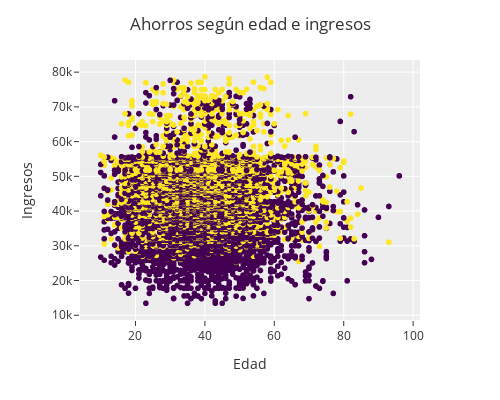

Source (notebook cell):
### Markdown cell above
##### **1.4. Gráfico de ahorro según edad e ingresos**

### Code cell
fig = px.scatter(df_known_behaviors, x="age", y="income", color="Savings", color_continuous_scale="Viridis")
fig.update_layout(
    coloraxis_showscale=False,
    title="Ahorros según edad e ingresos",
    autosize=False,
    width=500,
    height=400,
    xaxis_title="Edad",
    yaxis_title="Ingresos",
    template="ggplot2",
)
fig.show()

### Figure 1 — Plotly figure (JSON) as saved in the notebook; plotly's stock layout.template omitted (floating-point values rounded to 4 significant figures; data arrays with more than 128 entries replaced by an {"elided": "..."} marker saying what was removed)
{"data": [{"hovertemplate": "age=%{x}<br>income=%{y}<br>Savings=%{marker.color}<extra></extra>", "legendgroup": "", "marker": {"color": {"elided": "11023 int values"}, "coloraxis": "coloraxis", "symbol": "circle"}, "mode": "markers", "name": "", "showlegend": false, "type": "scattergl", "x": {"elided": "11023 int values"}, "xaxis": "x", "y": {"elided": "11023 int values"}, "yaxis": "y"}], "layout": {"autosize": false, "coloraxis": {"colorbar": {"title": {"text": "Savings"}}, "colorscale": [[0, "#440154"], [0.1111, "#482878"], [0.2222, "#3e4989"], [0.3333, "#31688e"], [0.4444, "#26828e"], [0.5556, "#1f9e89"], [0.6667, "#35b779"], [0.7778, "#6ece58"], [0.8889, "#b5de2b"], [1, "#fde725"]], "showscale": false}, "height": 400, "legend": {"tracegroupgap": 0}, "margin": {"t": 60}, "title": {"text": "Ahorros según edad e ingresos"}, "width": 500, "xaxis": {"anchor": "y", "domain": [0, 1], "title": {"text": "Edad"}}, "yaxis": {"anchor": "x", "domain": [0, 1], "title": {"text": "Ingresos"}}}}
